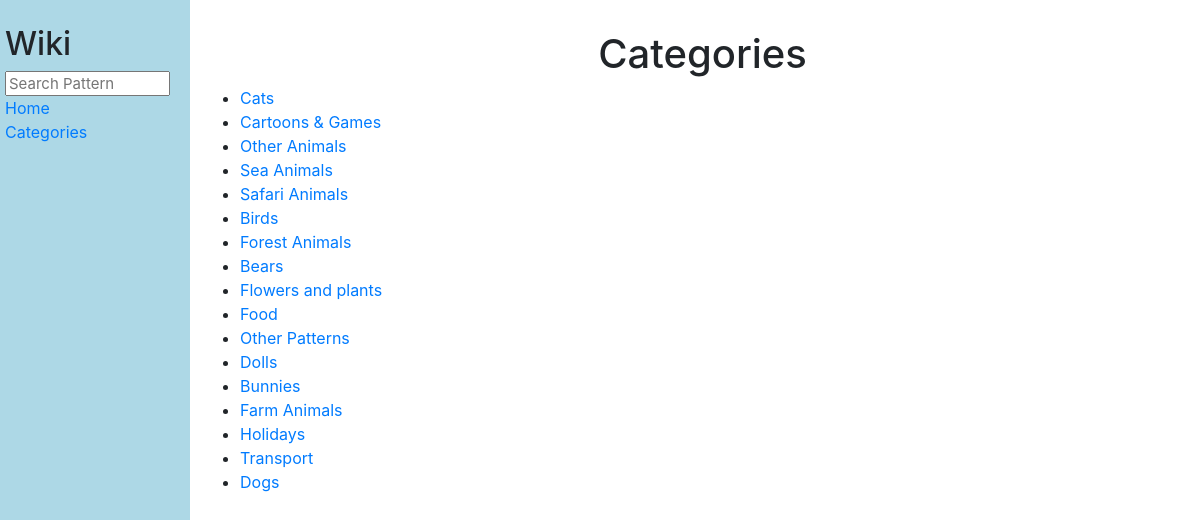
The app's page /patterns/categories with its own data.
### patterns/models.py (models this page shows, shortened)
class Category(models.Model):
    cate = models.CharField(max_length=255)

### patterns/views.py (the view)
# urls.py: path("categories", views.categories, name = "categories"),
def categories(request):
    results = Category.objects.all()
    return render(request, "patterns/categories.html",{"results": results})

### patterns/templates/patterns/categories.html
{% extends "patterns/layout.html" %}
{% block body %}
<h1> Categories</h1>
<ul>
    {% for cate in results %}
    <li>
        <a href = "{% url 'category' cate.id %}">{{cate.cate}}</a>
        </li>
    {% endfor %}
</ul>
{% endblock %}

### patterns/templates/patterns/layout.html (shortened to what this page needs)
{% load static %}
<!DOCTYPE html>
<html lang="en">
    <head>
        <link rel="stylesheet" href="https://stackpath.bootstrapcdn.com/bootstrap/4.4.1/css/bootstrap.min.css">
        <link href="{% static 'patterns/styles.css' %}" rel="stylesheet">
    </head>
    <body>
        <div class="row">
            <div class="sidebar col-lg-2 col-md-3">
                <h2>Wiki</h2>
                <form action="{% url 'index'%}">
                    <input class="search" type="text" name="q" placeholder="Search Pattern">
                </form>
                <div>
                    <a href="{% url 'index' %}">Home</a>
                </div>
                <div>
                    <a href="{% url 'categories' %}">Categories </a>
                </div>
            </div>
            <div class="main col-lg-10 col-md-9">
                {% block body %}
                {% endblock %}
            </div>
        </div>
    </body>
</html>

### patterns/static/patterns/styles.css (style rules this page uses)
body { margin: 0; background-color: white; }
h1 { margin-top: 0px; padding-top: 20px; }
.main { padding: 10px; }
.search { width: 100%; font-size: 15px; line-height: 15px; }
.sidebar { background-color:lightblue; height: 100vh; padding: 20px; }
.sidebar h2 { margin-top: 5px; }

### patterns/templates/patterns/layout.html (style rules this page uses)
h1 { text-align: center }

### records on screen
Category: cate "Cats"
Category: cate "Cartoons & Games"
Category: cate "Other Animals"
Category: cate "Sea Animals"
Category: cate "Safari Animals"
Category: cate "Birds"
Category: cate "Forest Animals"
Category: cate "Bears"
Category: cate "Flowers and plants"
Category: cate "Food"
Category: cate "Other Patterns"
Category: cate "Dolls"
Category: cate "Bunnies"
Category: cate "Farm Animals"
Category: cate "Holidays"
Category: cate "Transport"
Category: cate "Dogs"
